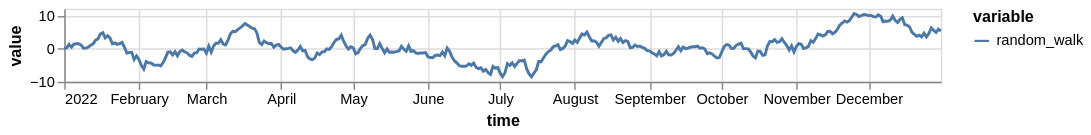

Notebook code for this chart:
### Code cell
ts.plot(height=50, width=600)

### Figure 1 — Vega specification as saved in the notebook (floating-point values rounded to 4 significant figures; data arrays with more than 128 entries replaced by an {"elided": "..."} marker saying what was removed)
{"$schema": "https://vega.github.io/schema/vega/v5.json", "data": [{"name": "source_0", "values": {"elided": "365 records"}, "transform": [{"type": "formula", "expr": "toDate(datum['time'])", "as": "time"}]}, {"name": "source_0_y_domain_value", "values": [{"min": -8.506, "max": 10.56}]}, {"name": "source_0_color_domain_variable", "values": [{"variable": "random_walk"}]}], "marks": [{"type": "group", "name": "layer_0_pathgroup", "from": {"facet": {"data": "source_0", "name": "faceted_path_layer_0_main", "groupby": ["variable"]}}, "encode": {"update": {"width": {"field": {"signal": null, "datum": null, "group": "width", "parent": null}}, "height": {"field": {"signal": null, "datum": null, "group": "height", "parent": null}}}}, "marks": [{"type": "line", "name": "layer_0_marks", "from": {"data": "faceted_path_layer_0_main"}, "sort": {"field": "x"}, "encode": {"update": {"y": {"field": "value", "scale": "y"}, "stroke": {"field": "variable", "scale": "color"}, "x": {"field": "time", "scale": "x"}, "defined": {"signal": "isValid(datum[\"time\"]) && isFinite(+datum[\"time\"]) && isValid(datum[\"value\"]) && isFinite(+datum[\"value\"])"}}}, "style": ["line"]}]}], "scales": [{"name": "x", "type": "time", "domain": {"data": "source_0", "field": "time"}, "range": [0, {"signal": "width"}]}, {"name": "y", "type": "linear", "domain": [{"signal": "(data(\"source_0_y_domain_value\")[0] || {}).min"}, {"signal": "(data(\"source_0_y_domain_value\")[0] || {}).max"}], "range": [{"signal": "height"}, 0], "nice": true, "zero": true}, {"name": "color", "type": "ordinal", "domain": {"data": "source_0_color_domain_variable", "field": "variable", "sort": true}, "range": "category"}], "axes": [{"scale": "x", "minExtent": 0, "aria": false, "labels": false, "orient": "bottom", "domain": false, "gridScale": "y", "tickCount": {"signal": "ceil(width/40)"}, "grid": true, "maxExtent": 0, "ticks": false, "zindex": 0}, {"scale": "y", "grid": true, "orient": "left", "maxExtent": 0, "ticks": false, "zindex": 0, "domain": false, "minExtent": 0, "gridScale": "x", "labels": false, "aria": false, "tickCount": {"signal": "ceil(height/40)"}}, {"scale": "x", "tickCount": {"signal": "ceil(width/40)"}, "orient": "bottom", "grid": false, "zindex": 0, "labelFlush": true, "title": "time", "labelOverlap": true}, {"scale": "y", "tickCount": {"signal": "ceil(height/40)"}, "zindex": 0, "labelOverlap": true, "title": "value", "orient": "left", "grid": false}], "height": 50, "width": 600, "background": "white", "style": "cell", "padding": 5, "legends": [{"stroke": "color", "symbolType": "stroke", "title": "variable"}]}
